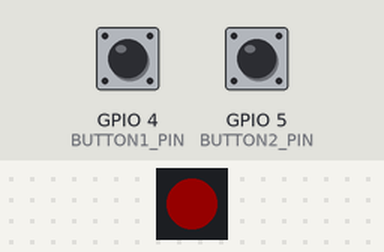
The program below on a simulated ESP32-C6. Shown: 1 RGB LEDs in strip order, left to right. The test bench sets the inputs (shaded band); at power-on: GPIO 4 (BUTTON1_PIN) LOW, GPIO 5 (BUTTON2_PIN) LOW. Dim RGB values are drawn brighter than linear.

Above: at 1.2 s.
1.3 s: GPIO 4 (BUTTON1_PIN) pulled HIGH for 0.15 s
At 2.5 s:
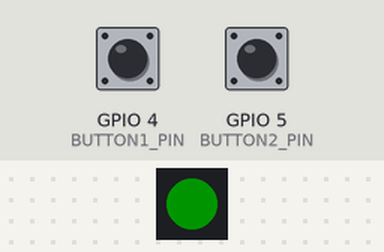
2.9 s: GPIO 4 (BUTTON1_PIN) pulled HIGH for 1 s
At 3.7 s:
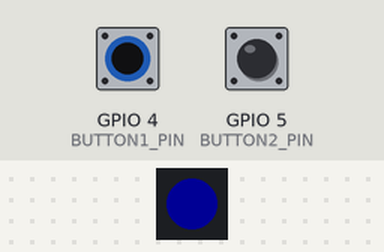
5.4 s: GPIO 4 (BUTTON1_PIN) pulled HIGH for 0.15 s
At 6.6 s:
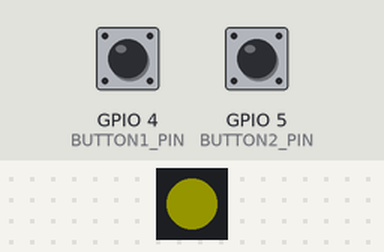
7.0 s: GPIO 4 (BUTTON1_PIN) pulled HIGH for 3.2 s
At 8.0 s:
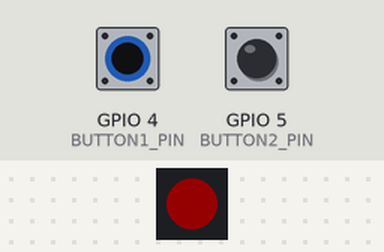
11.7 s: GPIO 5 (BUTTON2_PIN) pulled HIGH for 0.15 s
At 12.8 s:
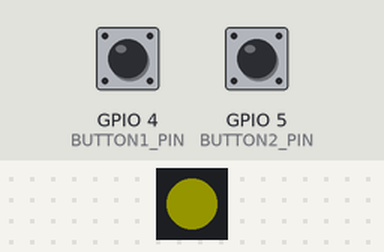
Timing chart, 0 to 14.3 s (numbered marks = the images above; inputs shaded):
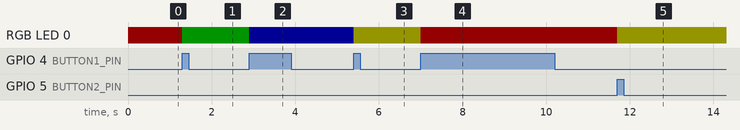

The program:

main.cpp
```cpp
#include <Arduino.h>
#include <Adafruit_NeoPixel.h>
#define LED_PIN     8
#define NUM_LEDS    1
#define BUTTON1_PIN  4
#define BUTTON2_PIN  5

Adafruit_NeoPixel pixel(NUM_LEDS, LED_PIN, NEO_GRB + NEO_KHZ800);

int colorState = 0;

int lastButton1 = LOW;
int lastButton2 = LOW;

void setColor();

void setup() {
  pixel.begin();
  pixel.setBrightness(20);
  pinMode(BUTTON1_PIN, INPUT_PULLDOWN);
  pinMode(BUTTON2_PIN, INPUT_PULLDOWN);

  setColor();

  Serial.begin(115200);
}

void loop() {
  int button1Value = digitalRead(BUTTON1_PIN);
  int button2Value = digitalRead(BUTTON2_PIN);
  if (button1Value == HIGH && lastButton1 == LOW) {
    colorState = (colorState + 1) % 4;
    setColor();
    delay(200);
  } else if (button2Value == HIGH && lastButton2 == LOW) {
    colorState = (colorState + 3) % 4;
    setColor();
    delay(200);
  }
  lastButton1 = button1Value;
  lastButton2 = button2Value;
}


void setColor() {
  switch (colorState) {
    case 0:
      pixel.setPixelColor(0, pixel.Color(255, 0, 0)); // Red
      break;
    case 1:
      pixel.setPixelColor(0, pixel.Color(0, 255, 0)); // Green
      break;
    case 2:
      pixel.setPixelColor(0, pixel.Color(0, 0, 255)); // Blue
      break;
    default:
      pixel.setPixelColor(0, pixel.Color(255, 255, 0)); // Yellow
      break;
  }
  pixel.show();
}
```

Measured:
- after the input at 1.3 s, RGB LED 0: RGB(20, 0, 0) → RGB(0, 20, 0) at once
- after the input at 2.9 s, RGB LED 0: RGB(0, 20, 0) → RGB(0, 0, 20) at once
- after the input at 5.4 s, RGB LED 0: RGB(0, 0, 20) → RGB(20, 20, 0) at once
- after the input at 7.0 s, RGB LED 0: RGB(20, 20, 0) → RGB(20, 0, 0) at once
- after the input at 11.7 s, RGB LED 0: RGB(20, 0, 0) → RGB(20, 20, 0) at once
